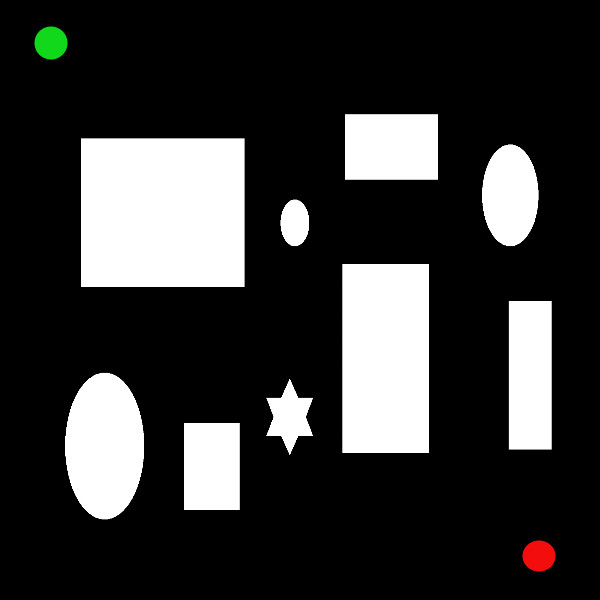
//> input picture TASK3/task.jpg, 600 x 600 px
$ ./beta   (built with g++ and OpenCV 4)
//> lines starting //> are read from the running program, lines starting //| are printed output that depends on the picture; after the words box and inside, x2 and y2 are one past the last pixel; in counts of white or black regions, pixels touching at a corner belong together
//> further down, img is the input picture: 600 rows x 600 cols, CV_8UC3; mean B, G, R 52.9, 53.4, 53.4
#include "stdio.h"
#include <stdlib.h>
#include <vector>
#include <math.h>
#include "opencv2/core/core_c.h"
#include "opencv2/core/core.hpp"
#include "opencv2/flann/miniflann.hpp"
#include "opencv2/imgproc/imgproc_c.h"
#include "opencv2/imgproc/imgproc.hpp"
#include "opencv2/video/video.hpp"
#include "opencv2/features2d/features2d.hpp"
#include "opencv2/objdetect/objdetect.hpp"
#include "opencv2/calib3d/calib3d.hpp"
#include "opencv2/ml/ml.hpp"
#include "opencv2/highgui/highgui_c.h"
#include "opencv2/highgui/highgui.hpp"
#include<fstream>
using namespace cv;
using namespace std;

typedef struct
{
  int x;
  int y;
}coordi;

struct node {

    node *parent;
    coordi position;
    float distance;
};

node start_node;
node end_node;
Mat img;
node *T_start[5000],*T_end[5000];
int start_nodes = 0,end_nodes=0;
int reached = 0;
int Line_Radius=4;
Mat c_0(1,1,CV_8UC3,Scalar(255,255,255));
Mat c_1(1,1,CV_8UC3,Scalar(0,0,0));
vector<coordi>t1,t2;

int present[800][800]={0};

void init()
{   for(int i=0;i<img.rows;i++)
    {
      for(int j=0;j<img.cols;j++)
      {
        if(img.at<Vec3b>(i,j)[0]>0&&img.at<Vec3b>(i,j)[0]<255)
            img.at<Vec3b>(i,j)[0]=0;
        if(img.at<Vec3b>(i,j)[1]>0&&img.at<Vec3b>(i,j)[1]<255)
            img.at<Vec3b>(i,j)[1]=0;
        if(img.at<Vec3b>(i,j)[2]>0&&img.at<Vec3b>(i,j)[2]<255)
            img.at<Vec3b>(i,j)[2]=0;

      }
    }
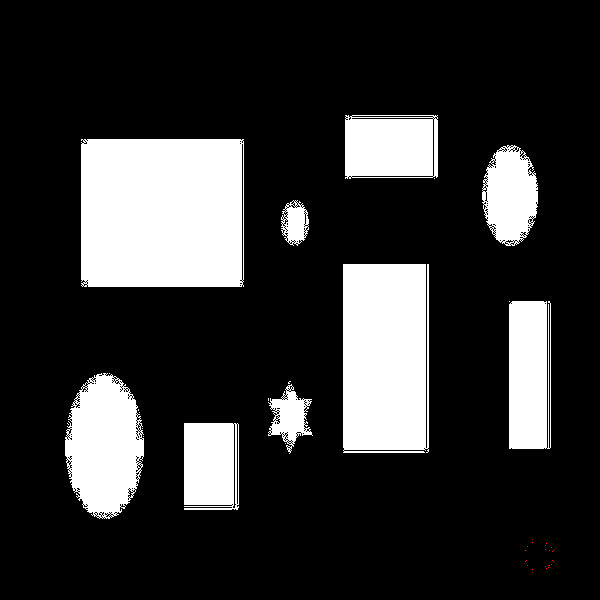
//> img: 600 rows x 600 cols, CV_8UC3; 2.85% of pixels changed, all inside (x1, y1, x2, y2) = (32, 24, 560, 576)
    start_node.position.x = 50;
    start_node.position.y = 40;
    start_node.parent = NULL;
    start_node.distance=0;
    present[start_node.position.x][start_node.position.y]=1;

    for(int i=start_node.position.x - 5; i < start_node.position.x + 5; i++)
    {
      for(int j=start_node.position.y - 5; j < start_node.position.y + 5; j++)
      {
        img.at<Vec3b>(i, j)[0] = 255;
        img.at<Vec3b>(i, j)[1] = 0;
        img.at<Vec3b>(i, j)[2] = 0;
      }
    }
//> img: 600 rows x 600 cols, CV_8UC3; 100 pixels changed, all inside (x1, y1, x2, y2) = (35, 45, 45, 55)

    T_start[start_nodes++] = &start_node;

    end_node.position.x = 550;
    end_node.position.y = 500;
    end_node.parent=NULL;
    end_node.distance=0;
    present[end_node.position.x][end_node.position.y]=1;
    for(int i=end_node.position.x - 5; i < end_node.position.x + 5; i++)
    {
      for(int j=end_node.position.y - 5; j < end_node.position.y + 5; j++)
      {
        img.at<Vec3b>(i, j)[0] = 0;
        img.at<Vec3b>(i, j)[1] = 0;
        img.at<Vec3b>(i, j)[2] = 255;
      }
    }
//> img: 600 rows x 600 cols, CV_8UC3; mean B, G, R 50.1, 50, 50.1

    T_end[end_nodes++]  = &end_node;

    srand(time(NULL));

    Mat element=getStructuringElement(MORPH_RECT,Size(5,5),Point(1,1));
    dilate(img,img,element);
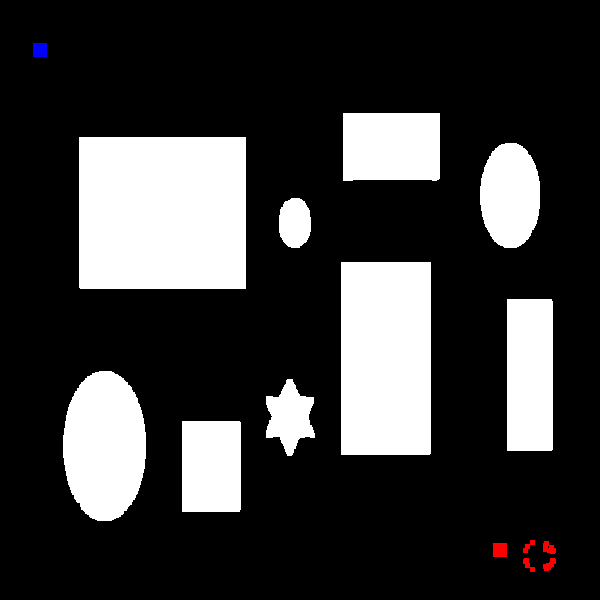
//> img: 600 rows x 600 cols, CV_8UC3; mean B, G, R 56.9, 56.8, 57.2
}

int isvalid(int a,int b,Mat c)
{
	if(a>=0&&b>=0&&a<c.rows&& b<c.cols)
		return 1;
	else
		return 0;
}


float node_dist(coordi p, coordi q)
{
  coordi v;
  v.x = p.x - q.x;
  v.y = p.y - q.y;
  return sqrt(pow(v.x, 2) + pow(v.y, 2));
}


int near_node(node rnode, node* Tree[5000],int total_nodes)
{
  float min_dist = 5000;

  float dist= node_dist(Tree[0]->position, rnode.position);

  int lnode = 0, i = 0;

  coordi target;
  if(Tree==T_start)
  target=end_node.position;
  else
  target=start_node.position;

  for(i=0; i<total_nodes; i++)
  {
    dist = node_dist(Tree[i]->position, rnode.position);
    if(dist<min_dist)
    {
      min_dist = dist;
      lnode = i;
    }
  }
  return lnode;
}


coordi stepping(coordi nnode,coordi rnode,int step_size)
{
  coordi interm, step;
  float magn = 0.0, x = 0.0, y = 0.0;
  interm.x = rnode.x - nnode.x;
  interm.y = rnode.y - nnode.y;


  magn = sqrt((interm.x)*(interm.x) + (interm.y)*(interm.y));
  x = (float)(interm.x / magn);
  y = (float)(interm.y / magn);
  step.x = (int)(nnode.x + step_size*x);
  step.y = (int)(nnode.y + step_size*y);
  return step;

}


int check_validity_1(coordi p, coordi q)
{
  coordi large, small;
  int i = 0;
  double slope;
  if(q.x<p.x)
  {
    small = q;
    large = p;
  }
  else
  if(q.x>p.x)
  {
    small = p;
    large = q;
  }
  else
  return -1;

  slope = ((double)large.y - small.y)/((double)large.x - small.x);


  for(i=small.x+1; i<large.x; i++)
  {

    int j = ((i - (small.x))*(slope) + small.y);

    for(int x=-Line_Radius/2;x<Line_Radius/2;x++)
    {
      for(int y=-Line_Radius/2;y<Line_Radius/2;y++)
      {
        if(isvalid(i+y,j+x,img)!=1)
          return 0;

        if(img.at<Vec3b>(i+y,j+x)==c_0.at<Vec3b>(0,0))
          return 0;

      }

    }
  }
  return 1;
}

int check_validity_2(coordi p, coordi q)
{
  coordi large, small;
  int i = 0;
  double slope;
  if(q.y<p.y)
  {
    small = q;
    large = p;
  }
  else
  {
    small = p;
    large = q;
  }

  if(q.y==p.y)
  return -1;

  slope = ((double)large.y - small.y)/((double)large.x - small.x);

  for(i=small.y+1; i<large.y; i++)
  {
    int j = (int)(((i - small.y)/slope) + small.x);

    for(int x=-Line_Radius/2;x<Line_Radius/2;x++)
    {
      for(int y=-Line_Radius/2;y<Line_Radius/2;y++)
      {
        if(isvalid(j+x,i+y,img)!=1)
          return 0;

        if(img.at<Vec3b>(j+x,i+y)==c_0.at<Vec3b>(0,0))
          return 0;

      }

    }
  }
  return 1;
}

void reach(node * a)
{
  node up;
  node f_node= *a;
  up = *(f_node.parent);
  while(1)
  {
    line(img, Point(up.position.y, up.position.x), Point(f_node.position.y, f_node.position.x), Scalar(0, 255, 255), 2, 8);
    if(up.parent == NULL)
      break;
    up = *(up.parent);
    f_node = *(f_node.parent);
  }

}

void data(node* Tree[5000],int total_nodes,node *Check_Tree[5000],int ctotal_nodes,int index)
{ node* a=Tree[total_nodes-1];
  node* b=Check_Tree[index];
  int a_size=0,b_size=0;

  while(b!=NULL)
  {
    t1.push_back(b->position);
    b=b->parent;
    b_size++;
  }

  while(a!=NULL)
  {
    t2.push_back(a->position);
    a=a->parent;
    a_size++;
  }
  int i=a_size-1;
  vector<coordi>Final;
  while(i>=0)
  {
    Final.push_back(t2[i]);
    i--;
  }
  i=0;
  while(i<b_size)
  {
    Final.push_back(t1[i]);
    i++;
  }

  fstream file;

  file.open("/home/parth/catkin_ws/task.txt",ios::out);

  int f_size=(a_size+b_size);

  coordi temp;
  temp.x=-1;
  temp.y=-1;
if(node_dist(Final[0],start_node.position)<node_dist(Final[f_size-1],start_node.position))
  for(int i=0;i<f_size;i++)
  {
    coordi k;

    k.x=(Final[i].y/float(img.rows)*12);
    k.y=(12-(Final[i].x/float(img.rows)*12));

    if(k.y==temp.y && k.x==temp.x || node_dist(k,temp)<1)
      continue;

    file<<(Final[i].y/float(img.rows)*12)<<" "<<(12-(Final[i].x/float(img.rows)*12))<<"\n";
    temp.x=(Final[i].y/float(img.rows)*12);
    temp.y=(12-(Final[i].x/float(img.rows)*12));

  }
else
for(int i=f_size-1;i>=0;i--)
{
  coordi k;

  k.x=(Final[i].y/float(img.rows)*12);
  k.y=(12-(Final[i].x/float(img.rows)*12));

  if(k.y==temp.y && k.x==temp.x || node_dist(k,temp)<1)
    continue;

  file<<(Final[i].y/float(img.rows)*12)<<" "<<(12-(Final[i].x/float(img.rows)*12))<<"\n";
  temp.x=(Final[i].y/float(img.rows)*12);
  temp.y=(12-(Final[i].x/float(img.rows)*12));

}


}

node* find(coordi v,node *Tree[5000],int total_nodes)
{
  for(int i=0;i<total_nodes;i++)
  {
    if((Tree[i]->position).x==v.x &&(Tree[i]->position).y==v.y)
    {
      return Tree[i];

    }
  }
  return NULL;
}


int rewire_radius=600;

void rewire(node *Tree[5000],node *stepnode,int total_nodes,node *Check_Tree[5000],int ctotal_nodes)
{

  for(int i=-rewire_radius;i<rewire_radius;i++)
  {
    for(int j=-rewire_radius;j<rewire_radius;j++)
    {
        coordi v;
        v.x=((stepnode->position).x)+i;
        v.y=((stepnode->position).y)+j;

        if(isvalid(v.x,v.y,img)==1)

        if((present[v.x][v.y]==1))

        { node *temp=find(v,Tree,total_nodes);
          if(temp==NULL)
          continue;
          if(check_validity_1(v,stepnode->position)==1 && check_validity_2(v,stepnode->position)==1 && (node_dist(v,stepnode->position)+(temp->distance))<(node_dist(stepnode->position,(stepnode->parent)->position)+((stepnode->parent)->distance)))
          {
            //stepnode->parent=find(v,Check_Tree,ctotal_nodes);
            line(img,Point((stepnode->position).y, (stepnode->position).x), Point(((stepnode->parent)->position).y,((stepnode->parent)->position).x), Scalar(0,0,0), 1, 8);
            stepnode->parent=temp;
            stepnode->distance=((stepnode->parent)->distance)+node_dist(v,stepnode->position);

            line(img, Point((stepnode->position).y, (stepnode->position).x), Point(((stepnode->parent)->position).y,((stepnode->parent)->position).x), Scalar(120,120,10),1, 8);
            imshow("window",img);
            waitKey(1);
        }
      }
    }
  }

  for(int i=-rewire_radius;i<rewire_radius;i++)
  {
    for(int j=-rewire_radius;j<rewire_radius;j++)
    {
        coordi v;
        v.x=((stepnode->position).x)+i;
        v.y=((stepnode->position).y)+j;

        if(isvalid(v.x,v.y,img)==1)
          if((present[v.x][v.y]==1))
          {
            float d=node_dist(stepnode->position,v);
            node *t=find(v,Tree,total_nodes);

            if(t==NULL)
            return ;
            //t=find(v,Check_Tree,ctotal_nodes);

            if(t->distance>(stepnode->distance+d)&&check_validity_1(v,stepnode->position)==1&&check_validity_2(v,stepnode->position)==1)
            {
              line(img,Point(((t->parent)->position).y, ((t->parent)->position).x),Point(v.y,v.x), Scalar(0,0,0), 1, 8);

              t->parent=stepnode;
              t->distance=stepnode->distance+d;

              line(img,Point(((t->parent)->position).y, ((t->parent)->position).x),Point(v.y,v.x),Scalar(120,120,10),1, 8);
              imshow("window",img);
              waitKey(1);
            }


          }

    }

  }
  //for(int i=0;i<total_nodes;i++)
  //{

  //}

}


int rrt_connect( node* Tree[5000],int *total_nodes,node *Check_Tree[5000],int *ctotal_nodes,int color)
{

  int flag1 = 0, index = 0, flag2 = 0;
  int step_size=20;
  float thresh1=10,thresh2=200;
    node* rnode = new node;
    node* stepnode = new node;
    (rnode->position).x = (rand() % (img.rows)) + 1;

    (rnode->position).y = (rand() % (img.cols)) +1;


    if(isvalid((rnode->position).x,(rnode->position).y,img)==0)
      return -1;

      for(int i=rnode->position.x - 1; i <= rnode->position.x + 1; i++)
        {
          for(int j=rnode->position.y - 1; j <= rnode->position.y + 1; j++)
          {
            if(isvalid(i,j,img)!=1)
              continue;

            img.at<Vec3b>(i, j)[0] = 0;
            img.at<Vec3b>(i, j)[1] = 255-color;
            img.at<Vec3b>(i, j)[2] = 255;
          }
        }


    index = near_node(*rnode,Tree,*total_nodes);

    if((node_dist(rnode->position, Tree[index]->position))<thresh1)
      return -1;

    stepnode->position = stepping(Tree[index]->position, rnode->position,step_size);
    flag1 = check_validity_1(Tree[index]->position, stepnode->position);
    flag2 = check_validity_2(Tree[index]->position, stepnode->position);

    if(flag1!=1||flag2!=1)
      return -1;

    if(1)
    {
      stepnode->position = stepping(Tree[index]->position, rnode->position,step_size);
      present[(stepnode->position).x][(stepnode->position).y]=1;
      Tree[(*total_nodes)++]=stepnode;
      stepnode->parent = Tree[index];

      stepnode->distance =node_dist(Tree[index]->position,stepnode->position)+(stepnode->parent)->distance;

      line(img, Point((stepnode->position).y, (stepnode->position).x), Point(Tree[index]->position.y, Tree[index]->position.x), Scalar(color,255,0), 1, 8);
      imshow("window", img);
      waitKey(10);
      int index=near_node(*stepnode,Check_Tree,*ctotal_nodes);

      rewire(Tree,stepnode,*total_nodes,Check_Tree,*ctotal_nodes);
      if((check_validity_1(stepnode->position,Check_Tree[index]->position)) && (check_validity_2(stepnode->position,Check_Tree[index]->position)) && node_dist(stepnode->position,Check_Tree[index]->position)<50)
      {
        reached=1;
        line(img, Point((stepnode->position).y, (stepnode->position).x), Point(Check_Tree[index]->position.y, Check_Tree[index]->position.x), Scalar(0,255,255), 2, 8);
        imshow("window",img);
        waitKey(1);
        reach(stepnode);
        reach(Check_Tree[index]);
        data(Tree,*total_nodes,Check_Tree,*ctotal_nodes,index);
        return 1;
      }
      imshow("window", img);
      waitKey(10);
    /*
    */
      return 1;
    }
    return -1;
  }


int main()
{
  img = imread("task.jpg", CV_LOAD_IMAGE_COLOR);
  namedWindow( "window", WINDOW_NORMAL);
  init();
  int i=0;
  while(reached==0)
  {   int n=0;
     if((i%2)==0)
      {n= rrt_connect(T_start,&start_nodes,T_end,&end_nodes,255);
      if(n==-1)
        i--;
      }
      else
      {
      n= rrt_connect(T_end,&end_nodes,T_start,&start_nodes,0);
      if(n==-1)
        i--;
      }
      i++;

  }
  imshow("window", img);
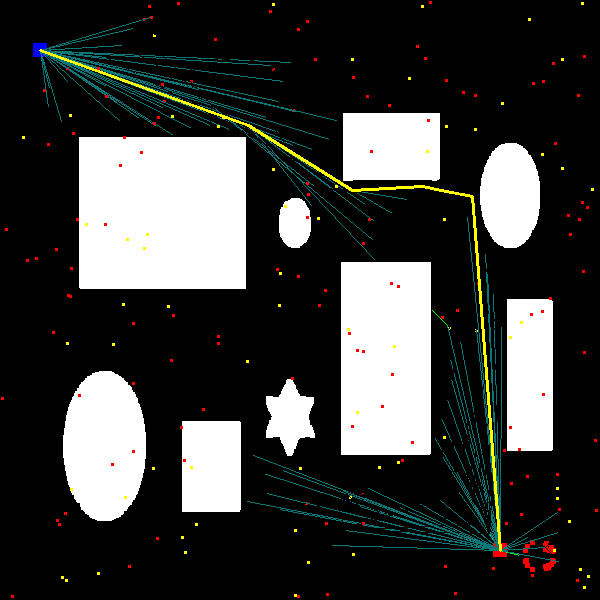
//> window 'window': 600 rows x 600 cols, CV_8UC3; mean B, G, R 59.6, 61.6, 60
  waitKey(0);
  return 0;

}
